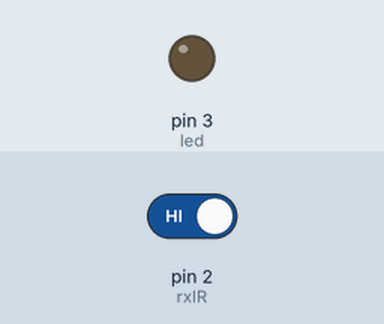
This program was run on a simulated Arduino Uno, built with avr-gcc and run on an emulated ATmega328P. Shown: output pins drawn as LEDs (lit = HIGH). The inputs (shaded band) are chosen by the test bench; at power-on: pin 2 (rxIR) HIGH. Pins used as bus, display or sensor lines are not drawn.

Above: at 4.8 s.
4.9 s: pin 2 (rxIR) driven LOW
At 7.1 s:
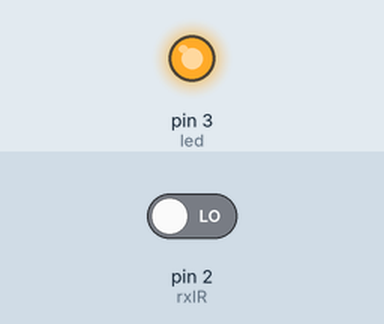
7.6 s: pin 2 (rxIR) driven HIGH
At 8.7 s:
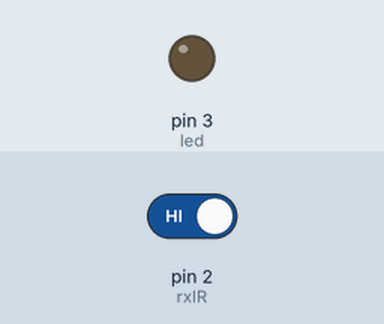
Timing chart, 0 to 10.6 s (numbered marks = the images above; inputs shaded):
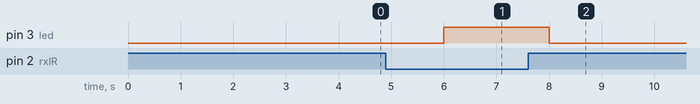

Measured:
- after the input at 4.9 s, pin 3 (led): LOW → HIGH after 1.1 s
- after the input at 7.6 s, pin 3 (led): HIGH → LOW after 0.40 s

The program:

main.cpp
```cpp
#include <Arduino.h>
const int txIR = 9;   // Trasmettitore IR
const int rxIR = 2;   // Ricevitore IR
const int led = 3;    // LED visibile

void setup() {

    // Pin trasmettitore
    pinMode(txIR, OUTPUT);

    // Pin ricevitore con pull-up interna
    pinMode(rxIR, INPUT_PULLUP);

    // LED uscita
    pinMode(led, OUTPUT);
}

void loop() {

    // ===== TRASMISSIONE ON =====
    digitalWrite(txIR, HIGH);

    // Mantiene acceso il LED se il fascio è presente
    if (digitalRead(rxIR) == LOW) {

        digitalWrite(led, HIGH);

    } else {

        digitalWrite(led, LOW);
    }

    delay(2000);


    // ===== TRASMISSIONE OFF =====
    digitalWrite(txIR, LOW);

    // Controllo ricevitore
    if (digitalRead(rxIR) == LOW) {

        digitalWrite(led, HIGH);

    } else {

        digitalWrite(led, LOW);
    }

    delay(2000);
}
```
